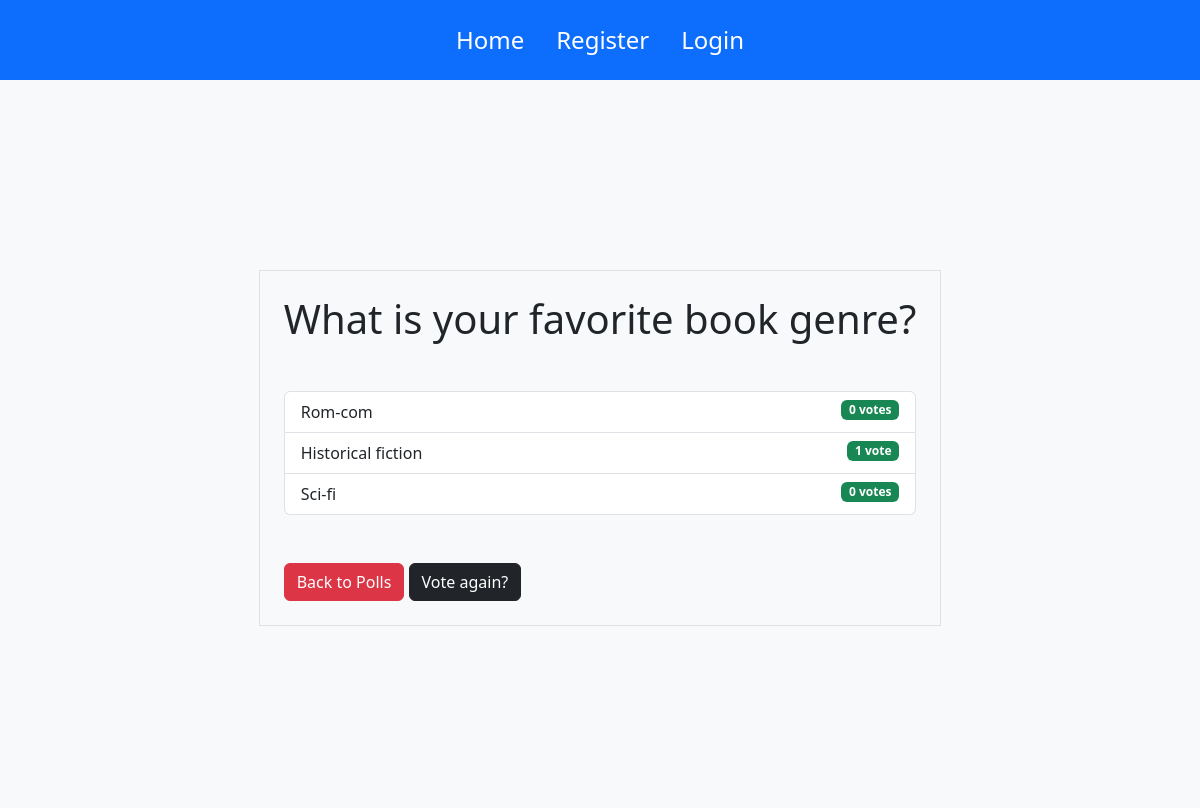
Page /2/results/ on the earlier database version.
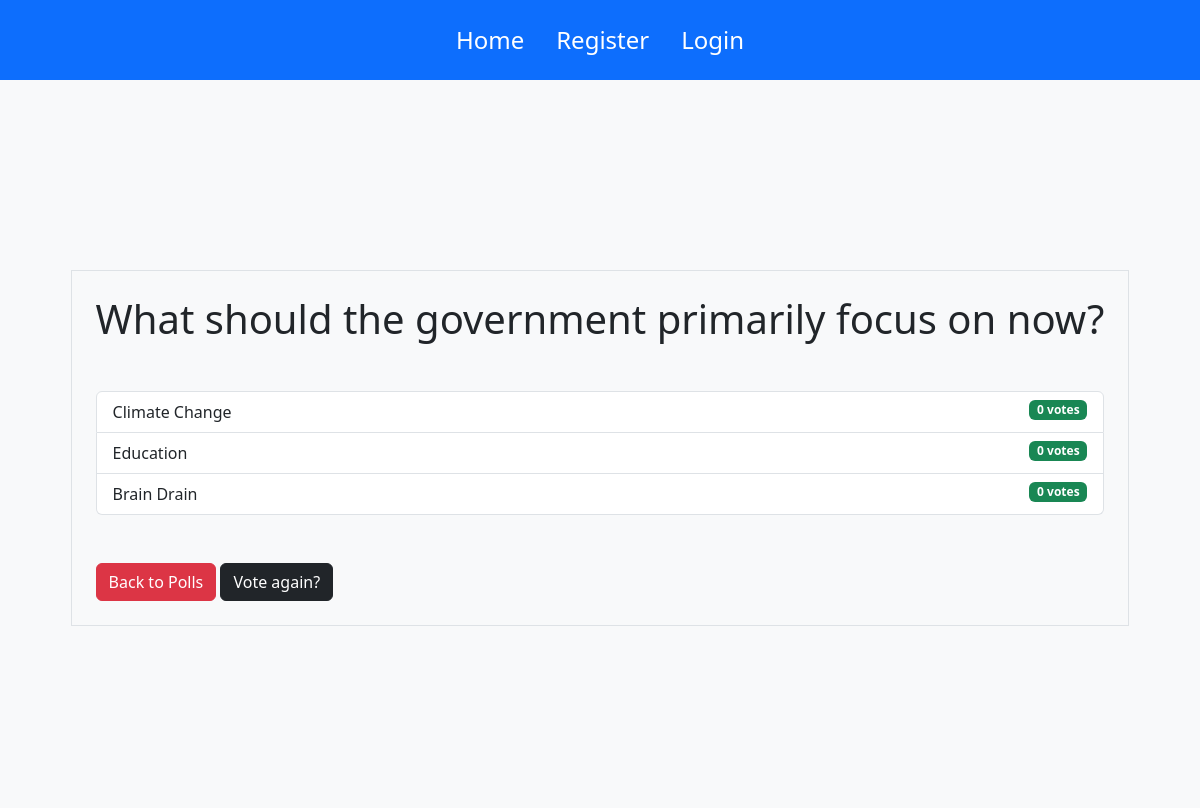
Same page on the later database version.
### app/models.py (models this page shows, shortened)
class Question(models.Model):
  question = models.CharField(max_length = 200)
  published_date = models.DateTimeField('date published')

class Choice(models.Model):
  question = models.ForeignKey(Question, on_delete=models.CASCADE)
  choice = models.CharField(max_length = 200)
  votes = models.IntegerField(default = 0)

### app/views.py (the view)
# urls.py: path('<int:question_id>/results/', views.results, name = "results"),
def results(request,question_id):
  question = get_object_or_404(Question, pk = question_id)
  return render(request, 'app/result.html',{'question': question})

### templates/app/result.html
{% extends 'base.html' %}
{% block content %}
<div class="border p-4">
<h1 class="text-center mb-5">{{question.question}}</h1>
<ul class="list-group mb-5">
  {%for choice in question.choice_set.all%}
    <li class="list-group-item">
      {{choice.choice}}
      <span class="badge bg-success float-end">
        {{ choice.votes }} vote{% if choice.votes != 1 %}s{% endif %}
      </span>
      </li>
  {%endfor%}
  </ul>
  <a class="btn btn-danger" href="{%url 'polls:index' %} "> Back to Polls</a>
  <a class="btn btn-dark" href="{% url 'polls:detail' question.id %}" >Vote again?</a>
</div>
  {% endblock %}

### templates/base.html (shortened to what this page needs)
<!DOCTYPE html>
<html lang="en">
<head>
  <link href="https://cdn.jsdelivr.net/npm/bootstrap@5.3.5/dist/css/bootstrap.min.css" rel="stylesheet">
</head>
<body class="bg-light">
  <header class="p-7">
    <nav class="bg-primary text-center h4 d-flex justify-content-center align-items-center" style = "height: 5rem;">
    <a class="mx-3 text-white text-decoration-none" href="{% url 'polls:index' %}">Home</a>
    {% if user.is_authenticated %}
    <a class="mx-3 text-white text-decoration-none" href="{% url 'polls:pollquestion' %}">Request a Poll</a>
    <a class="mx-3 text-white text-decoration-none">Logout</a>
    {%else%}
    <a class="mx-3 text-white text-decoration-none" href="{% url 'polls:register' %}">Register</a>
    <a class="mx-3 text-white text-decoration-none" href="{% url 'polls:login' %}">Login</a>
    {% endif %}
    </nav>
  </header>
  <div class="container bg-light" style="height:90vh;display: flex; justify-content: center; align-items: center">
    <div class="row" >
      <div class="col-md-12 m-auto" >
        {%block content%}{%endblock%}
      </div>
    </div>
  </div>
</body>
</html>

Differences in the rows shown:
removed Choice: choice "Rom-com", votes "0"
removed Choice: choice "Historical fiction", votes "1"
removed Choice: choice "Sci-fi", votes "0"
changed Question: question "What is your favorite book genre?" → "What should the government primarily focus on now?"
added Choice: choice "Climate Change", votes "0"
added Choice: choice "Education", votes "0"
added Choice: choice "Brain Drain", votes "0"
